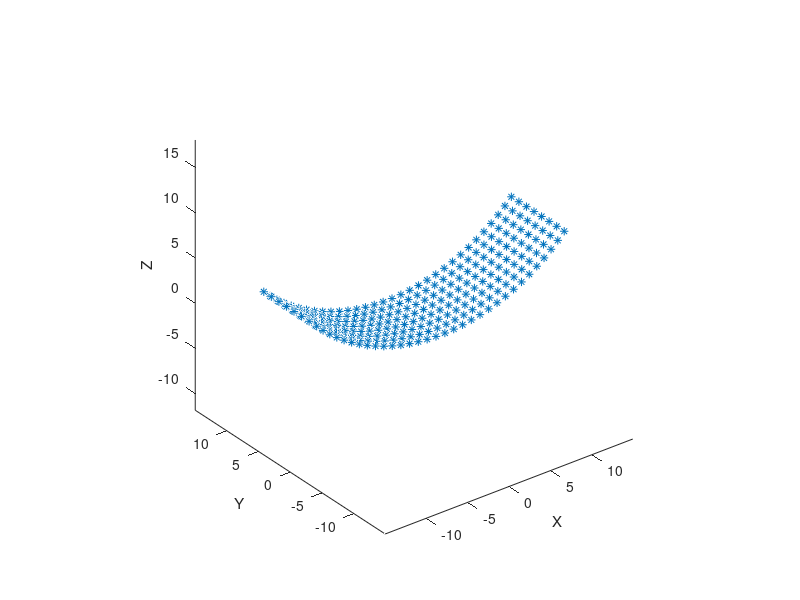

MATLAB code to generate this figure:
r = 65; % Radius of curvature
h = 25.6; % y dimension length
nX = 32; % Number of elements in the long dimension
nY = 8; % Number of elements in the short dimension
theta1 = asin(46/65); % Angle subtended by half of the array. 46 is half of the projected x dimension of the array
c = 1540e3; % Speed of sound in mm/s
f = 500e3; % Center frequency
lambda = c/f; % Wavelength in mm 

th = linspace(-theta1,theta1,nX);
x = r*sin(th);
z = r*cos(th);
y = linspace(-h/2,h/2,nY);

idx = 1;
for ii = 1:nY
    for jj = 1:nX
        X(idx) = x(jj);
        Y(idx) = y(ii);
        Z(idx) = z(jj);
        
        AZ(idx) = -th(jj);
        idx = idx+1;
    end
end
EL = zeros(size(AZ));
Z = Z-r;
Z = -Z;

%% Convert to wavelengths and plot to confirm correct locations
X = X/lambda;
Z = Z/lambda;
Y = Y/lambda;

figure(1);
plot3(X,Y,Z,'*');
xlabel('X');
ylabel('Y');
zlabel('Z');
axis('equal')

elementPositions = [X',Y',Z',AZ',EL'];

%% Element directivity
% Directivity is defined by a number between 1 and 0 along an elevation
% that moves from -pi/2 to pi/2. The Verasonics code expects a 101X1 double
th = linspace(-pi/2,pi/2,101);
directivity = cos(th);

%% Set up Transducer struct
Trans = struct('name','Macaque','frequency',f/1e6,'type',2,'units','mm',...
    'numelements',nX*nY,'ElementPos',elementPositions,'ElementSens',directivity,...
    'connType',1,'spacing',3.2/lambda,'maxHighVoltage',10);

% Some notes:
% - This allows the system to set the Tx BW by default. This will effect
% features like examining what the output waveform looks like and what the
% transmit beam profile is.

